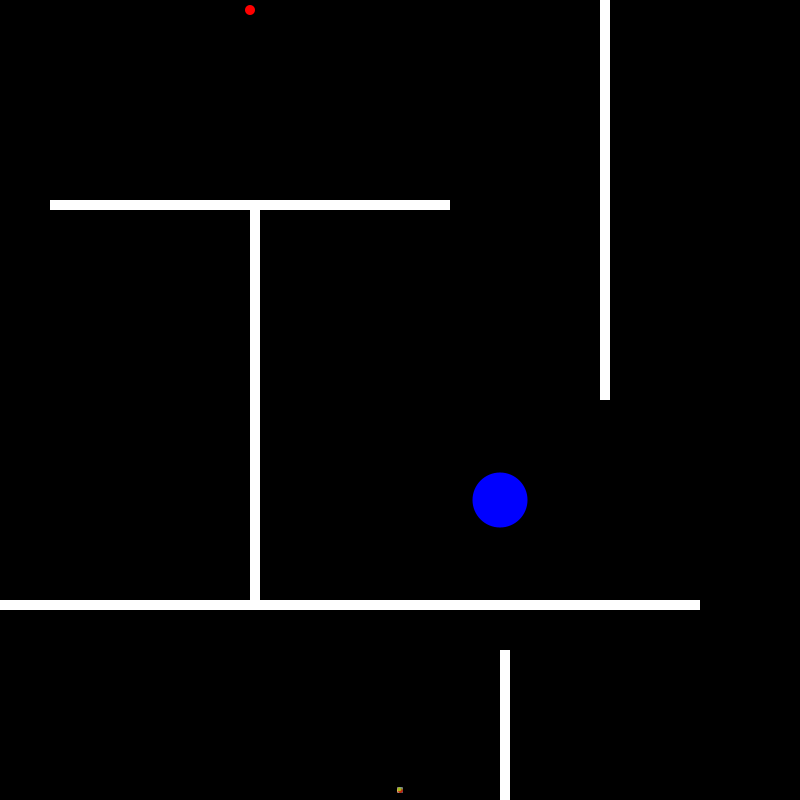
Frame 1 (no input)
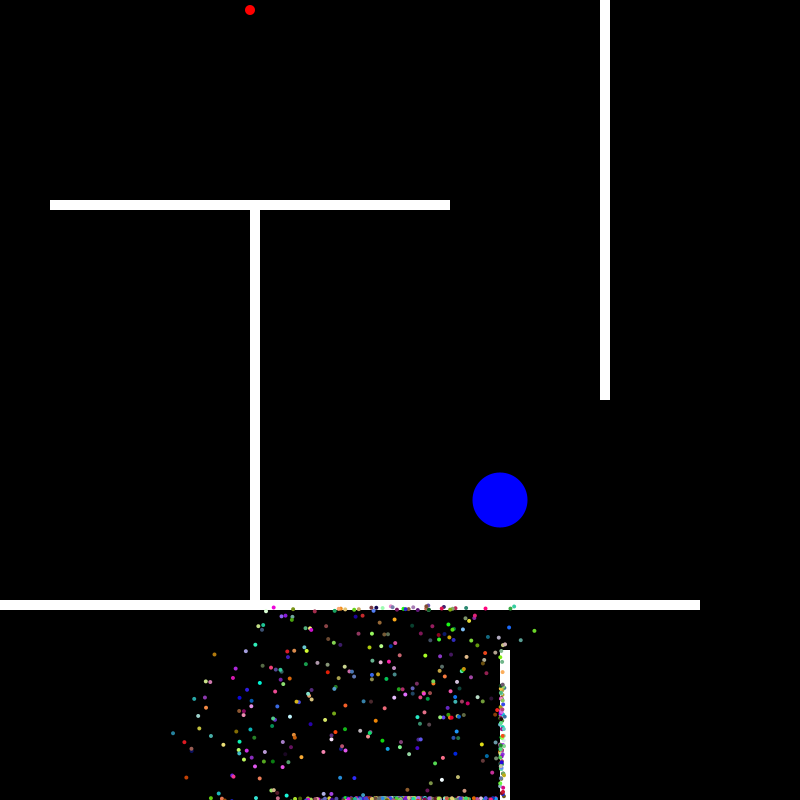
Frame 60 (the mouse pressed at the canvas centre just before this capture)
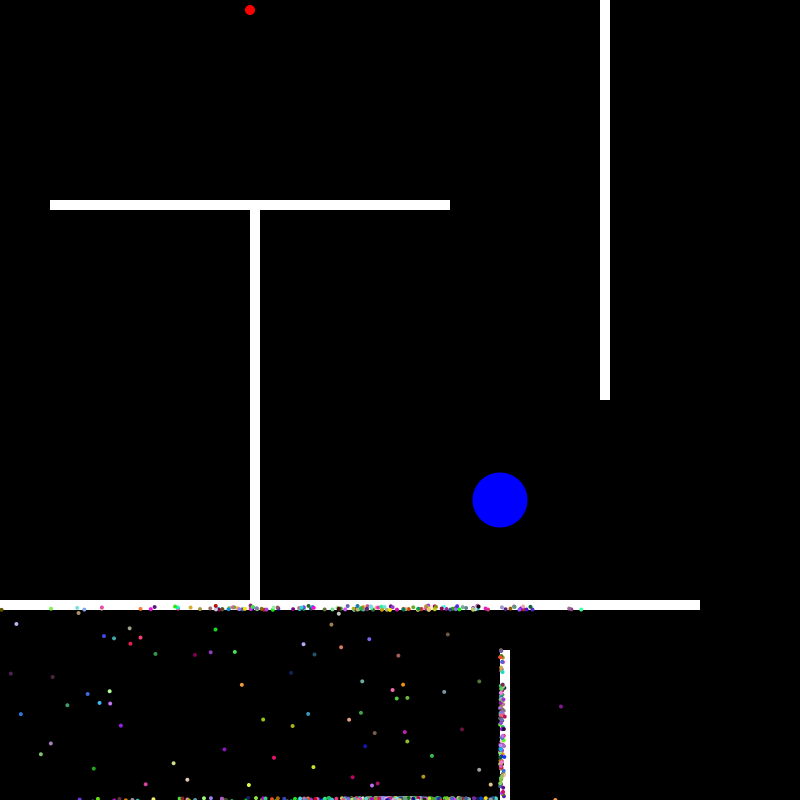
Frame 120 (the mouse held since frame 60 and released just before this capture)

The Processing sketch that drew these frames (run headless with seeded random() and noise(); from frame 60 on, the mouse is pressed at the canvas centre):

// Processing sketch: Main
// ── Main.pde
Population test;
PVector goal  = new PVector(250, 10);
PVector checkpoint = new PVector(500, 500);


void setup() {
  size(800, 800);
  frameRate(1000);
  test = new Population(1000);
  println("Generation: 1");
}


void draw() { 
  background(0);

  fill(255, 0, 0);
  noStroke();
  ellipse(goal.x, goal.y, 10, 10);
  
  fill(0, 0, 255);
  ellipse(checkpoint.x, checkpoint.y, 55, 55);
  
  //fill(255, 255, 255);
  //rect(700, 50, 10, 700);
  
  fill(255, 255, 255);
  rect(0, 600, 700, 10);
  
  fill(255, 255, 255);
  rect(500, 650, 10, 150);
  
  fill(255, 255, 255);
  rect(250, 200, 10, 400);

  fill(255, 255, 255);
  rect(50, 200, 400, 10);

  fill(255, 255, 255);
  rect(600, 0, 10, 400);

  if (test.allDotsDead()) {
    test.calculateFitness();
    test.naturalSelection();
    test.mutateDemBabies();
  } else {
    test.update();
    test.show();
  }
}

// ── Brain.pde
class Brain {
  PVector[] directions;
  int step = 0;


  Brain(int size) {
    directions = new PVector[size];
    randomize();
  }

  //--------------------------------------------------------------------------------------------------------------------------------
  void randomize() {
    for (int i = 0; i< directions.length; i++) {
      float randomAngle = random(2*PI);
      directions[i] = PVector.fromAngle(randomAngle);
    }
  }

  //-------------------------------------------------------------------------------------------------------------------------------------
  Brain clone() {
    Brain clone = new Brain(directions.length);
    for (int i = 0; i < directions.length; i++) {
      clone.directions[i] = directions[i].copy();
    }

    return clone;
  }

  //----------------------------------------------------------------------------------------------------------------------------------------


  void mutate() {
    float mutationRate = 0.01;
    for (int i =0; i< directions.length; i++) {
      float rand = random(1);
      if (rand < mutationRate) {
        float randomAngle = random(2*PI);
        directions[i] = PVector.fromAngle(randomAngle);
      }
    }
  }
}

// ── Dot.pde
class Dot {
  PVector pos;
  PVector vel;
  PVector acc;
  Brain brain;

  boolean dead = false;
  boolean reachedGoal = false;
  boolean isBest = false;
  boolean reachedCheckpoint = false;

  float fitness = 0;

  Dot() {
    brain = new Brain(1000);

    pos = new PVector(width/2, height- 10);
    vel = new PVector(0, 0);
    acc = new PVector(0, 0);
  }


  //-----------------------------------------------------------------------------------------------------------------
  void show() {
    if (isBest) {
      fill(0, 255, 0);
      ellipse(pos.x, pos.y, 8, 8);
    } else {
      fill(random(255), random(255), random(255));
      ellipse(pos.x, pos.y, 4, 4);
    }
  }

  //-----------------------------------------------------------------------------------------------------------------------
  void move() {

    if (brain.directions.length > brain.step) {
      acc = brain.directions[brain.step];
      brain.step++;
    } else {
      dead = true;
    }

    vel.add(acc);
    vel.limit(5);
    pos.add(vel);
  }

  //-------------------------------------------------------------------------------------------------------------------
  void update() {
    if (!dead && !reachedGoal) {
      move();
      if (pos.x< 2|| pos.y<2 || pos.x>width-2 || pos.y>height -2) { 
        dead = true;
      } else if (dist(pos.x, pos.y, goal.x, goal.y) < 5) {
        reachedGoal = true;
      } else if (dist(pos.x, pos.y, checkpoint.x, checkpoint.y) < 50) {
        reachedCheckpoint = true;
      } else if ((pos.x< 510 && pos.y < 800 && pos.x > 500 && pos.y > 650) || (pos.x< 260 && pos.y < 600 && pos.x > 250 && pos.y > 200) || (pos.x< 610 && pos.y < 400 && pos.x > 600 && pos.y > 0)) {
        dead = true;
      } else if ((pos.x< 700 && pos.y < 610 && pos.x > 0 && pos.y > 600) || (pos.x< 450 && pos.y < 210 && pos.x > 50 && pos.y > 200)) {
        dead = true;
      }
    }
  }


  //--------------------------------------------------------------------------------------------------------------------------------------
  void calculateFitness() {
    if (reachedGoal) {
      fitness = 1.0/16.0 + 10000.0/(float)(brain.step * brain.step);
    } else {
      float distanceToGoal = dist(pos.x, pos.y, goal.x, goal.y);
      fitness = 1.0/(distanceToGoal * distanceToGoal);
    }
    if (reachedCheckpoint) {
      fitness = fitness * 2;
    }
  }

  //---------------------------------------------------------------------------------------------------------------------------------------
 
  Dot gimmeBaby() {
    Dot baby = new Dot();
    baby.brain = brain.clone();
    return baby;
  }
}

// ── Population.pde
class Population {
  Dot[] dots;

  float fitnessSum;
  int gen = 1;

  int bestDot = 0;

  int minStep = 1000;

  Population(int size) {
    dots = new Dot[size];
    for (int i = 0; i< size; i++) {
      dots[i] = new Dot();
    }
  }

  //------------------------------------------------------------------------------------------------------------------------------
  void show() {
    for (int i = 1; i< dots.length; i++) {
      dots[i].show();
    }
    dots[0].show();
  }

  //-------------------------------------------------------------------------------------------------------------------------------
  void update() {
    for (int i = 0; i< dots.length; i++) {
      if (dots[i].brain.step > minStep) {
        dots[i].dead = true;
      } else {
        dots[i].update();
      }
    }
  }

  //-----------------------------------------------------------------------------------------------------------------------------------
  void calculateFitness() {
    for (int i = 0; i< dots.length; i++) {
      dots[i].calculateFitness();
    }
  }


  //------------------------------------------------------------------------------------------------------------------------------------
  boolean allDotsDead() {
    for (int i = 0; i< dots.length; i++) {
      if (!dots[i].dead && !dots[i].reachedGoal) { 
        return false;
      }
    }
    return true;
  }



  //-------------------------------------------------------------------------------------------------------------------------------------

  void naturalSelection() {
    Dot[] newDots = new Dot[dots.length];
    setBestDot();
    calculateFitnessSum();

    newDots[0] = dots[bestDot].gimmeBaby();
    newDots[0].isBest = true;
    for (int i = 1; i< newDots.length; i++) {
      Dot parent = selectParent();

      newDots[i] = parent.gimmeBaby();
    }

    dots = newDots.clone();
    gen ++;
    println("Generation:", gen);
  }


  //--------------------------------------------------------------------------------------------------------------------------------------
  void calculateFitnessSum() {
    fitnessSum = 0;
    for (int i = 0; i< dots.length; i++) {
      fitnessSum += dots[i].fitness;
    }
  }

  //-------------------------------------------------------------------------------------------------------------------------------------
  Dot selectParent() {
    float rand = random(fitnessSum);


    float runningSum = 0;

    for (int i = 0; i< dots.length; i++) {
      runningSum+= dots[i].fitness;
      if (runningSum > rand) {
        return dots[i];
      }
    }

    return null;
  }

  //------------------------------------------------------------------------------------------------------------------------------------------
  void mutateDemBabies() {
    for (int i = 1; i< dots.length; i++) {
      dots[i].brain.mutate();
    }
  }

  //---------------------------------------------------------------------------------------------------------------------------------------------
  void setBestDot() {
    float max = 0;
    int maxIndex = 0;
    for (int i = 0; i< dots.length; i++) {
      if (dots[i].fitness > max) {
        max = dots[i].fitness;
        maxIndex = i;
      }
    }

    bestDot = maxIndex;

    if (dots[bestDot].reachedGoal) {
      minStep = dots[bestDot].brain.step;
      println("step:", minStep);
    }
  }
}
